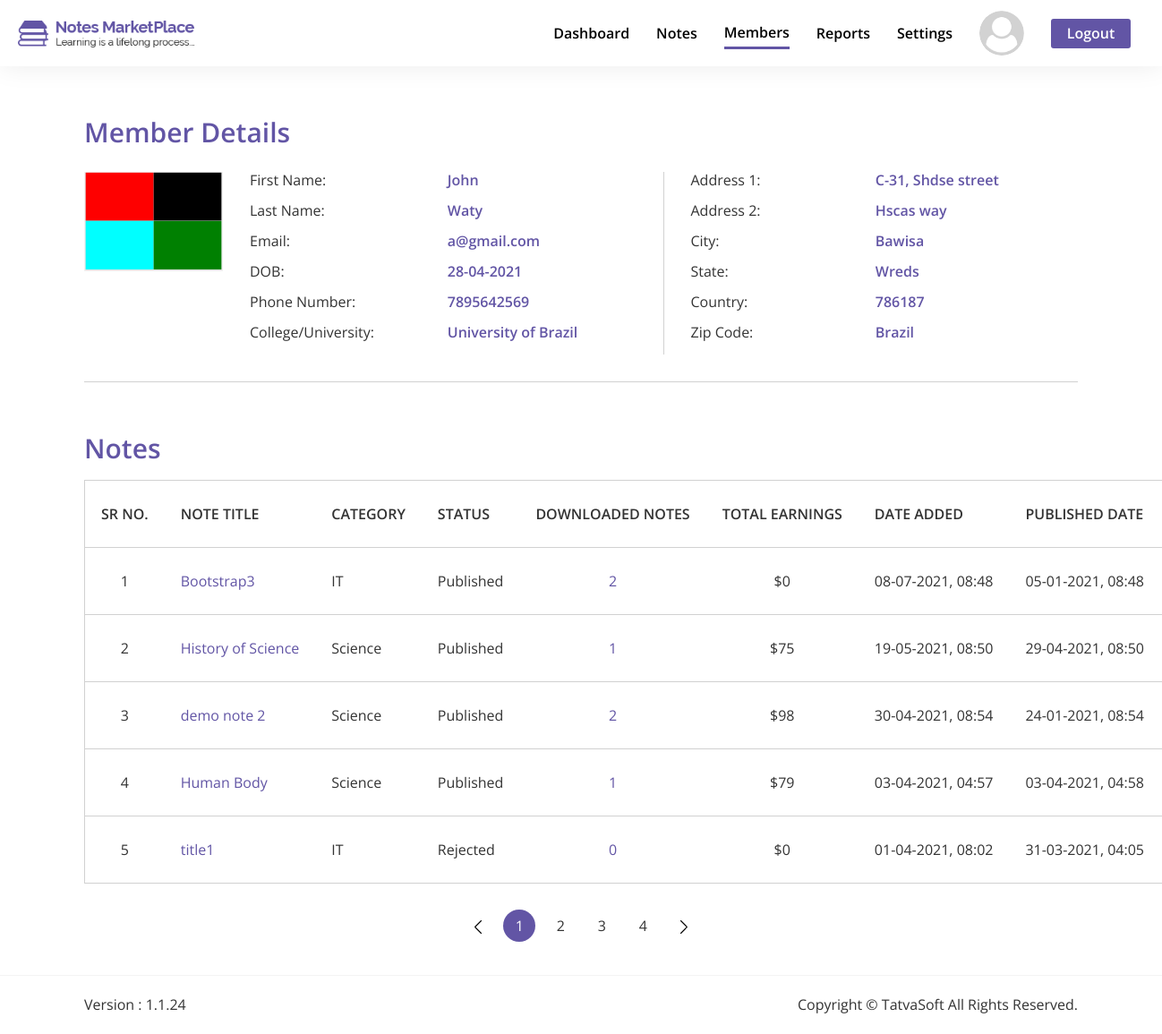
/Admin/html/member-details.php?m_id=121 (signed in), run on the app's committed database.
### tables this page shows
CREATE TABLE `system_configuration` (
  `SysConfigID` int(11) NOT NULL,
  `Key` varchar(100) NOT NULL,
  `Value` mediumtext NOT NULL,
  `CreatedDate` datetime DEFAULT current_timestamp(),
  `CreatedBy` int(11) DEFAULT NULL,
  `ModifiedDate` datetime DEFAULT NULL ON UPDATE current_timestamp(),
  `ModifiedBy` int(11) DEFAULT NULL,
  `IsActive` bit(1) NOT NULL DEFAULT b'1'
);

CREATE TABLE `user_profile` (
  `ProfileID` int(11) NOT NULL,
  `UserID` int(11) NOT NULL,
  `DOB` date DEFAULT NULL,
  `Gender` int(11) DEFAULT NULL,
  `SecondaryEmail` varchar(100) DEFAULT NULL,
  `CountryCode` varchar(5) NOT NULL,
  `PhoneNumber` varchar(20) NOT NULL,
  `ProfilePicture` varchar(500) DEFAULT NULL,
  `AddressLine1` varchar(100) NOT NULL,
  `AddressLine2` varchar(100) NOT NULL,
  `City` varchar(50) NOT NULL,
  `State` varchar(50) NOT NULL,
  `ZipCode` varchar(50) NOT NULL,
  `Country` varchar(50) NOT NULL,
  `University` varchar(100) DEFAULT NULL,
  `College` varchar(100) DEFAULT NULL,
  `CreatedDate` datetime DEFAULT current_timestamp(),
  `CreatedBy` int(11) DEFAULT NULL,
  `ModifiedDate` datetime DEFAULT NULL ON UPDATE current_timestamp(),
  `ModifiedBy` int(11) DEFAULT NULL
);

CREATE TABLE `users` (
  `UserID` int(11) NOT NULL,
  `RoleID` int(11) NOT NULL DEFAULT 3,
  `FirstName` varchar(50) NOT NULL,
  `LastName` varchar(50) NOT NULL,
  `EmailID` varchar(100) NOT NULL,
  `Password` varchar(24) NOT NULL,
  `IsEmailVerified` bit(1) NOT NULL DEFAULT b'0',
  `CreatedDate` datetime DEFAULT current_timestamp(),
  `CreatedBy` int(11) DEFAULT NULL,
  `ModifiedDate` datetime DEFAULT NULL ON UPDATE current_timestamp(),
  `ModifiedBy` int(11) DEFAULT NULL,
  `IsActive` bit(1) NOT NULL DEFAULT b'1'
);

CREATE TABLE `seller_notes` (
  `NoteID` int(11) NOT NULL,
  `SellerID` int(11) NOT NULL,
  `Status` int(11) NOT NULL,
  `ActionedBy` int(11) DEFAULT NULL,
  `AdminRemarks` mediumtext DEFAULT NULL,
  `PublishedDate` datetime DEFAULT NULL,
  `Title` varchar(100) NOT NULL,
  `Category` int(11) NOT NULL,
  `DisplayPicture` varchar(500) DEFAULT NULL,
  `NoteType` int(11) DEFAULT NULL,
  `NumberOfPages` int(11) DEFAULT NULL,
  `Description` mediumtext NOT NULL,
  `UniversityName` varchar(200) DEFAULT NULL,
  `Country` int(11) DEFAULT NULL,
  `Course` varchar(100) DEFAULT NULL,
  `CourseCode` varchar(100) DEFAULT NULL,
  `Professor` varchar(100) DEFAULT NULL,
  `IsPaid` bit(1) NOT NULL,
  `SellingPrice` decimal(10,0) DEFAULT NULL,
  `NotesPreview` mediumtext DEFAULT NULL,
  `CreatedDate` datetime DEFAULT current_timestamp(),
  `CreatedBy` int(11) DEFAULT NULL,
  `ModifiedDate` datetime DEFAULT NULL ON UPDATE current_timestamp(),
  `ModifiedBy` int(11) DEFAULT NULL,
  `IsActive` bit(1) NOT NULL DEFAULT b'1'
);

CREATE TABLE `note_categories` (
  `CategoryID` int(11) NOT NULL,
  `Name` varchar(100) NOT NULL,
  `Description` mediumtext NOT NULL,
  `CreatedDate` datetime DEFAULT current_timestamp(),
  `CreatedBy` int(11) DEFAULT NULL,
  `ModifiedDate` datetime DEFAULT NULL ON UPDATE current_timestamp(),
  `ModifiedBy` int(11) DEFAULT NULL,
  `IsActive` bit(1) NOT NULL DEFAULT b'1'
);

CREATE TABLE `reference_data` (
  `RefID` int(11) NOT NULL,
  `Value` varchar(100) NOT NULL,
  `DataValue` varchar(100) NOT NULL,
  `RefCategory` varchar(100) NOT NULL,
  `CreatedDate` datetime DEFAULT current_timestamp(),
  `CreatedBy` int(11) DEFAULT NULL,
  `ModifiedDate` datetime DEFAULT NULL ON UPDATE current_timestamp(),
  `ModifiedBy` int(11) DEFAULT NULL,
  `IsActive` bit(1) NOT NULL DEFAULT b'1'
);

### Admin/html/member-details.php (the view, shortened to what the rows shown need)
<?php include "../includes/head.php"; ?>
<body>
    <section id="member-details">
        <div class="only-white-nav extra-style-nav only-white-nav-with-mb">
            <header class="site-header">
                <div class="header-wrapper">
                    <div class="navigation-wrapper">
                        <nav class="main-nav">
                            <ul class="menu-navigation">
                                <li class="logged-in-user-photo-li">
                                    <div class="dropdown user-picture-dropdown">
                                        <a href="#" role="button" id="dropdownMenuLink" data-toggle="dropdown" aria-haspopup="true" aria-expanded="false">
                                            <div class="logged-in-user-photo">
                                                <img src="<?php echo $user_dp_path; ?>" alt="User Photo" class="rounded-circle">
                                            </div>
                                        </a>
                                    </div>
                                </li>
                            </ul>
                        </nav>
                    </div>
                </div>
            </header>
        </div>
        <div class="container">
            <div class="content-box-lg with-bottom-border">
                <div class="row no-gutters member-details-wrapper">
                    <?php
                    $member_id = $_GET['m_id'];
                    $member_details = mysqli_query($connection, "SELECT * FROM users u LEFT JOIN user_profile p ON u.UserID = p.UserID WHERE u.UserID = {$member_id} AND u.IsActive = 1 ");
                    $member_details_row = mysqli_fetch_assoc($member_details);
                    $member_dp_path = empty($member_details_row['ProfilePicture']) ? '../../Front/images/user-profile/default-profile-picture.png' : $member_details_row['ProfilePicture'];
                    $member_fname = $member_details_row['FirstName'];
                    $member_lname = $member_details_row['LastName'];
                    $member_email = $member_details_row['EmailID'];
                    $member_dob = empty($member_details_row['DOB']) ? '-' : date("d-m-Y", strtotime($member_details_row['DOB']));
                    $member_pnumber = empty($member_details_row['PhoneNumber']) ? '-' : $member_details_row['PhoneNumber'];
                    $member_university = empty($member_details_row['University']) ? null : $member_details_row['University'];
                    $member_college = empty($member_details_row['College']) ? null : $member_details_row['College'];
                    if ($member_university == null && $member_college == null) {
                        $member_university_college = '-';
                    } elseif ($member_university != null && $member_college != null) {
                        $member_university_college = $member_college . " / " . $member_university;
                    } elseif ($member_university == null && $member_college != null) {
                        $member_university_college = $member_college;
                    } elseif ($member_university != null && $member_college == null) {
                        $member_university_college = $member_university;
                    }
                    $member_addressline1 = empty($member_details_row['AddressLine1']) ? '-' : $member_details_row['AddressLine1'];
                    $member_addressline2 = empty($member_details_row['AddressLine2']) ? '-' : $member_details_row['AddressLine2'];
                    $member_city = empty($member_details_row['City']) ? '-' : $member_details_row['City'];
                    $member_state = empty($member_details_row['State']) ? '-' : $member_details_row['State'];
                    $member_zipcode = empty($member_details_row['ZipCode']) ? '-' : $member_details_row['ZipCode'];
                    $member_country = empty($member_details_row['Country']) ? '-' : $member_details_row['Country'];
                    ?>
                    <div class="col-xl-2 col-lg-2 col-md-12 col-sm-12">
                        <div class="member-photo">
                            <img src="<?php echo $member_dp_path; ?>" alt="">
                        </div>
                    </div>
                    <div class="col-xl-10 col-lg-10 col-md-12 col-sm-12 col-12">
                        <div class="row no-gutters">
                            <div class="col-xl-6 col-lg-6 col-md-6 col-sm-12 col-12">
                                <div class="member-personal-details-wrapper">
                                    <div class="row no-gutters">
                                        <div class="col-xl-6 col-lg-6 col-md-6 col-sm-6 col-6">
                                            <div class="member-single-detail-right-wrapper">
                                                <p class="member-single-detail-right"><?php echo $member_fname; ?></p>
                                                <p class="member-single-detail-right"><?php echo $member_lname; ?></p>
                                                <p class="member-single-detail-right"><?php echo $member_email; ?></p>
                                                <p class="member-single-detail-right"><?php echo $member_dob; ?></p>
                                                <p class="member-single-detail-right"><?php echo $member_pnumber; ?></p>
                                                <p class="member-single-detail-right"><?php echo $member_university_college; ?></p>
                                            </div>
                                        </div>
                                    </div>
                                </div>
                            </div>
                            <div class="col-xl-6 col-lg-6 col-md-6 col-sm-12 col-12">
                                <div class="member-address-wrapper">
                                    <div class="row no-gutters">
                                        <div class="col-xl-6 col-lg-6 col-md-6 col-sm-6 col-6">
                                            <div class="member-single-detail-right-wrapper">
                                                <p class="member-single-detail-right"><?php echo $member_addressline1; ?></p>
                                                <p class="member-single-detail-right"><?php echo $member_addressline2; ?></p>
                                                <p class="member-single-detail-right"><?php echo $member_city; ?></p>
                                                <p class="member-single-detail-right"><?php echo $member_state; ?></p>
                                                <p class="member-single-detail-right"><?php echo $member_zipcode; ?></p>
                                                <p class="member-single-detail-right"><?php echo $member_country; ?></p>
                                            </div>
                                        </div>
                                    </div>
                                </div>
                            </div>
                        </div>
                    </div>
                </div>
            </div>
        </div>
        <div class="content-box-lg">
            <div class="container">
                <div class="member-notes-table general-table-responsive">
                    <div class="table-responsive-xl">
                        <table class="table table-bordered" id="member-notes-table">
                            <thead>
                                <tr>
                                    <th scope="col" class="text-center" data-orderable="false">sr no.</th>
                                    <th scope="col">Note Title</th>
                                    <th scope="col">Category</th>
                                    <th scope="col">Status</th>
                                    <th scope="col" class="text-center">Downloaded Notes</th>
                                    <th scope="col" class="text-center">Total Earnings</th>
                                    <th scope="col">Date Added</th>
                                    <th scope="col">Published Date</th>
                                    <th scope="col" data-orderable="false"></th>
                                </tr>
                            </thead>
                            <tbody>
                                <?php
                                $member_all_notes = "SELECT * FROM seller_notes WHERE Status IN (7, 8, 9, 10, 11) AND IsActive = 1 AND SellerID = {$member_id} ";
                                $member_all_notes_query = mysqli_query($connection, $member_all_notes);
                                while ($member_all_notes_row = mysqli_fetch_assoc($member_all_notes_query)) {
                                    $note_id = $member_all_notes_row['NoteID'];
                                    $note_title = $member_all_notes_row['Title'];
                                    $note_category = mysqli_fetch_assoc(mysqli_query($connection, "SELECT Name FROM note_categories WHERE CategoryID = {$member_all_notes_row['Category']} AND IsActive = 1 "))['Name'];
                                    $note_price = $member_all_notes_row['SellingPrice'];
                                    $note_is_paid = $member_all_notes_row['IsPaid'];
                                    $note_status_id = $member_all_notes_row['Status'];
                                    $note_status = mysqli_fetch_assoc(mysqli_query($connection, "SELECT Value FROM reference_data WHERE RefID = {$note_status_id} "))['Value'];
                                    $note_created_date = date("d-m-Y, h:i", strtotime($member_all_notes_row['CreatedDate']));
                                    $note_created_date_str = strtotime($note_created_date);
                                    if ($member_all_notes_row['PublishedDate'] == NULL) {
                                        $note_published_date = '-';
                                        $note_published_date_str = '-';
                                    } else {
                                        $note_published_date = date("d-m-Y, h:i", strtotime($member_all_notes_row['PublishedDate']));
                                        $note_published_date_str = strtotime($note_published_date);
                                    }
                                    $note_downloads = "SELECT * FROM downloads WHERE NoteID = {$note_id} AND IsSellerHasAllowedDownload = 1 ";
                                    $note_downloads_query = mysqli_query($connection, $note_downloads);
                                    $note_downloads_count = mysqli_num_rows($note_downloads_query);
                                    if ($note_is_paid == 0) {
                                        $note_total_earnings = 0;
                                    } else {
                                        $note_total_earnings = $note_downloads_count * $note_price;
                                    }
                                ?>
                                    <tr>
                                        <td class="text-center"></td>
                                        <td class="purple-td"><a href='note-details.php?note_id=<?php echo $note_id; ?>'><?php echo $note_title; ?></a></td>
                                        <td><?php echo $note_category; ?></td>
                                        <td><?php echo $note_status; ?></td>
                                        <td class="purple-td text-center">
                                            <a href='downloaded-notes.php?note_id=<?php echo $note_id; ?>'><?php echo $note_downloads_count; ?>
                                            </a>
                                        </td>
                                        <td class="text-center">$<?php echo $note_total_earnings; ?></td>
                                        <td data-sort="<?php echo $note_created_date_str; ?>"><?php echo $note_created_date; ?></td>
                                        <td data-sort="<?php echo $note_published_date_str; ?>"><?php echo $note_published_date; ?></td>
                                        <td class="text-center visible-overflow-for-dropdown">
                                        </td>
                                    </tr>
                                <?php } ?>
                            </tbody>
                        </table>
                    </div>
                </div>
            </div>
        </div>
    </section>
</body>
</html>

### data on the page
system_configuration: Value (placeholder picture)
user_profile: ProfilePicture (picture), UserID.FirstName "John", UserID.LastName "Waty", UserID.EmailID "a@gmail.com", DOB "28-04-2021", PhoneNumber "7895642569", University "University of Brazil", AddressLine1 "C-31, Shdse street", AddressLine2 "Hscas way", City "Bawisa", State "Wreds", ZipCode "786187", Country "Brazil"
seller_notes: Title "title1", Category.Name "IT", Status.Value "Rejected", note_downloads_count "0", IsPaid "0", CreatedDate "01-04-2021, 08:02", PublishedDate "31-03-2021, 04:05"
seller_notes: Title "Bootstrap3", Category.Name "IT", Status.Value "Published", note_downloads_count "2", IsPaid "0", CreatedDate "08-07-2021, 08:48", PublishedDate "05-01-2021, 08:48"
seller_notes: Title "History of Science", Category.Name "Science", Status.Value "Published", note_downloads_count "1", SellingPrice "75", CreatedDate "19-05-2021, 08:50", PublishedDate "29-04-2021, 08:50"
seller_notes: Title "demo note 2", Category.Name "Science", Status.Value "Published", note_downloads_count "2", SellingPrice "98", CreatedDate "30-04-2021, 08:54", PublishedDate "24-01-2021, 08:54"
seller_notes: Title "Human Body", Category.Name "Science", Status.Value "Published", note_downloads_count "1", SellingPrice "79", CreatedDate "03-04-2021, 04:57", PublishedDate "03-04-2021, 04:58"
